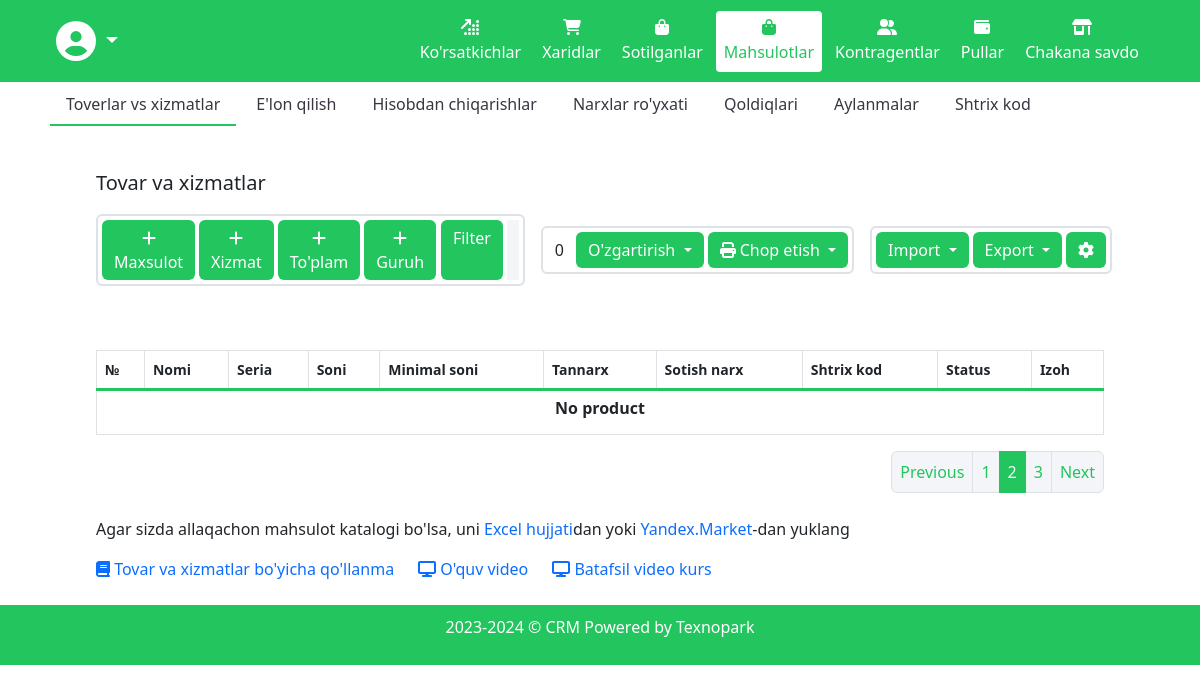
Page /products/ (signed in) on the earlier database version.
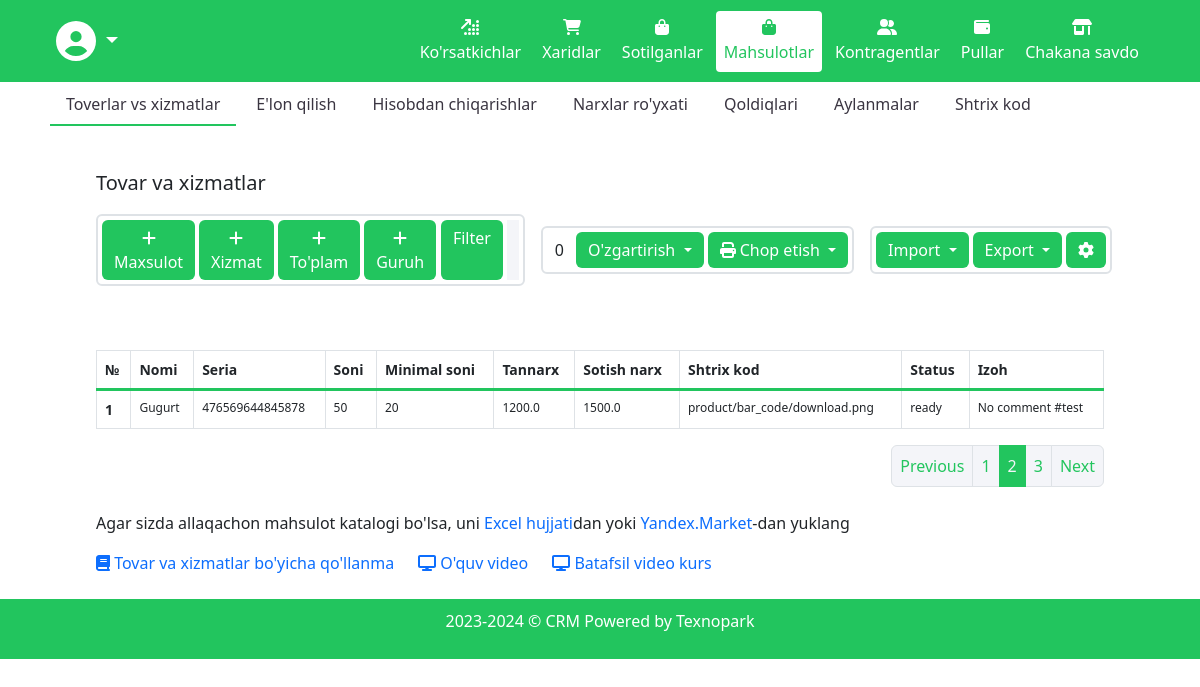
Same page on the later database version.
### product/models.py (models this page shows, shortened)
class Product(models.Model):
    title = models.CharField(max_length=150)
    slug = models.SlugField(max_length=150)
    series = models.IntegerField(blank=True, null=True)
    count = models.IntegerField(blank=True, null=True)
    term = models.DateField(auto_now_add=True)
    entry_price = models.FloatField(blank=True, null=True)
    sale_price = models.FloatField(blank=True, null=True)
    bar_code = models.ImageField(upload_to='product/bar_code/')
    min_count = models.IntegerField(blank=True, null=True)
    commentary = models.TextField(blank=True, null=True)
    status = models.CharField(choices=STATUS, max_length=50, blank=True)
    category = models.ForeignKey(
        Category, on_delete=models.PROTECT, related_name='pr_category')
    subcategory = models.ForeignKey(
        Subcategory, on_delete=models.PROTECT, related_name='pr_subcategory')
    brand = models.ForeignKey(
        Brand, on_delete=models.PROTECT, related_name='pr_branch')
    measure = models.ForeignKey(
        Measure, on_delete=models.PROTECT, related_name='pr_measure')

### product/views.py (the view)
# urls.py: path('products/', views.ProductsView.as_view(), name='products'),
class ProductsView(ListView):
    model = Product
    template_name = 'products.html'

### accounts/models.py (called while the page is built)
    def get_full_name(self):
        if self.first_name and self.last_name:
            return f"{self.first_name} {self.last_name}"
        else:
            return f"{self.username}"

### templates/products.html (shortened to what the changed rows need)
{% extends "base.html" %} {% load static %}  {% block content %}
<div class="container-fluid px-2 px-md-5">
  <div class="container-fluid px-2 px-md-5 py-4">
    <div class="tab-content" id="pills-tabContent">
      <div class="tab-pane fade show active" id="products-first" role="tabpanel" aria-labelledby="products-first-page">
        <div class="orders_and_products">
          <section class="second-order mt-5">
            <p class="h2 fw-bold">
            <div class="table mt-4 products_table">
              <div class="table-responsive pt-3">
                <table class="table table-bordered overflow-scroll">
                  <thead>
                    <tr>
                      <th scope="col">№</th>
                      <th scope="col">Nomi</th>
                      <th scope="col">Seria</th>
                      <th scope="col">Soni</th>
                      <th scope="col">Minimal soni</th>
                      <th scope="col">Tannarx</th>
                      <th scope="col">Sotish narx</th>
                      <th scope="col">Shtrix kod</th>
                      <th scope="col">Status</th>
                      <th scope="col">Izoh</th>
                    </tr>
                  </thead>
                  <tbody>
                    {% for item in object_list %}
                    <tr>
                      <th scope="row">{{item.id}}</th>
                      <td>{{item.title}}</td>
                      <td>{{item.series}}</td>
                      <td>{{item.count}}</td>
                      <td>{{item.min_count}}</td>
                      <td>{{item.entry_price}}</td>
                      <td>{{item.sale_price}}</td>
                      <td>{{item.bar_code}}</td>
                      <td>{{item.status}}</td>
                      <td>{{item.commentary}}</td>
                    </tr>
                    {% empty %}
                    <tr>
                      <td colspan="10">
                        <center>
                          <h6><b>No product</b></h6>
                        </center>
                      </td>
                    </tr>
                    {% endfor %}
                  </tbody>
                </table>
              </div>
            </div>
            </p>
          </section>
        </div>
      </div>
    </div>
  </div>
</div>
{% endblock content %}

Differences in the rows shown:
added Product: id "1", title "Gugurt", series "476569644845878", count "50", min_count "20", entry_price "1200.0", sale_price "1500.0", bar_code "product/bar_code/download.png", status "ready", commentary "No comment #test"
Other differences:
text no longer shown: "No product"
